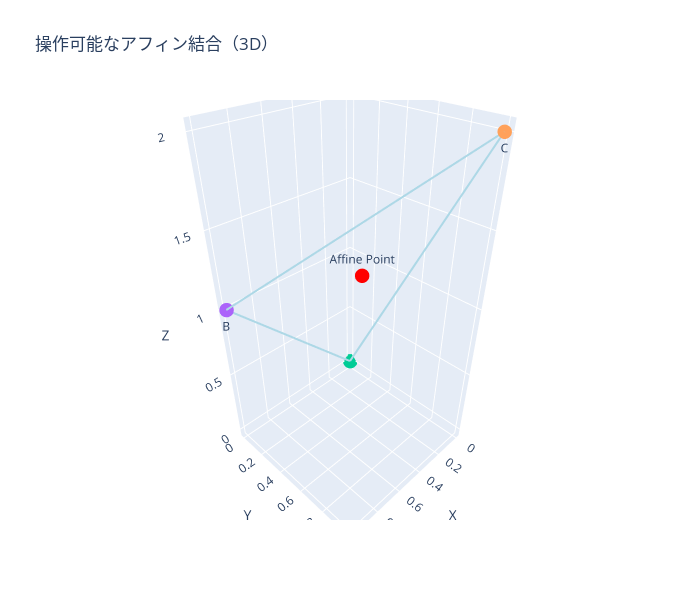

Write notebook code for a chart like this one.
### Code cell
import numpy as np
import plotly.graph_objects as go
import ipywidgets as widgets
from IPython.display import display

# 点A, B, C を定義
A = np.array([0, 0, 0])
B = np.array([1, 0, 1])
C = np.array([0, 1, 2])

# スライダー（theta1, theta2）。theta3 = 1 - theta1 - theta2
theta1_slider = widgets.FloatSlider(value=0.3, min=0, max=1, step=0.01, description='θ₁')
theta2_slider = widgets.FloatSlider(value=0.3, min=0, max=1, step=0.01, description='θ₂')

# 更新関数
def update(theta1, theta2):
    theta3 = 1 - theta1 - theta2
    if theta3 < 0:
        print("θ₁ + θ₂ ≤ 1 にしてください")
        return

    P = theta1 * A + theta2 * B + theta3 * C  # アフィン結合点

    fig = go.Figure()

    # 三角形（アフィン平面）
    triangle_x = [A[0], B[0], C[0], A[0]]
    triangle_y = [A[1], B[1], C[1], A[1]]
    triangle_z = [A[2], B[2], C[2], A[2]]
    fig.add_trace(go.Scatter3d(
        x=triangle_x, y=triangle_y, z=triangle_z,
        mode='lines', name='Affine Plane', line=dict(color='lightblue', width=4)
    ))

    # 結合点のプロット
    fig.add_trace(go.Scatter3d(
        x=[P[0]], y=[P[1]], z=[P[2]],
        mode='markers+text',
        marker=dict(size=5, color='red'),
        text=["Affine Point"],
        textposition="top center"
    ))

    # 元の点も表示
    for pt, label in zip([A, B, C], ['A', 'B', 'C']):
        fig.add_trace(go.Scatter3d(
            x=[pt[0]], y=[pt[1]], z=[pt[2]],
            mode='markers+text',
            marker=dict(size=5),
            text=[label],
            textposition='bottom center'
        ))

    fig.update_layout(
        title="操作可能なアフィン結合（3D）",
        scene=dict(xaxis_title='X', yaxis_title='Y', zaxis_title='Z'),
        width=700, height=600,
        showlegend=False
    )
    fig.show()

# スライダー表示
widgets.interact(update, theta1=theta1_slider, theta2=theta2_slider)

### Figure 1 — Plotly figure (JSON) as saved in the notebook; plotly's stock layout.template omitted (floating-point values rounded to 4 significant figures)
{"data": [{"line": {"color": "lightblue", "width": 4}, "mode": "lines", "name": "Affine Plane", "type": "scatter3d", "x": [0, 1, 0, 0], "y": [0, 0, 1, 0], "z": [0, 1, 2, 0]}, {"marker": {"color": "red", "size": 5}, "mode": "markers+text", "text": ["Affine Point"], "textposition": "top center", "type": "scatter3d", "x": [0.3], "y": [0.4], "z": [1.1]}, {"marker": {"size": 5}, "mode": "markers+text", "text": ["A"], "textposition": "bottom center", "type": "scatter3d", "x": [0], "y": [0], "z": [0]}, {"marker": {"size": 5}, "mode": "markers+text", "text": ["B"], "textposition": "bottom center", "type": "scatter3d", "x": [1], "y": [0], "z": [1]}, {"marker": {"size": 5}, "mode": "markers+text", "text": ["C"], "textposition": "bottom center", "type": "scatter3d", "x": [0], "y": [1], "z": [2]}], "layout": {"height": 600, "scene": {"xaxis": {"title": {"text": "X"}}, "yaxis": {"title": {"text": "Y"}}, "zaxis": {"title": {"text": "Z"}}}, "showlegend": false, "title": {"text": "操作可能なアフィン結合（3D）"}, "width": 700}}
